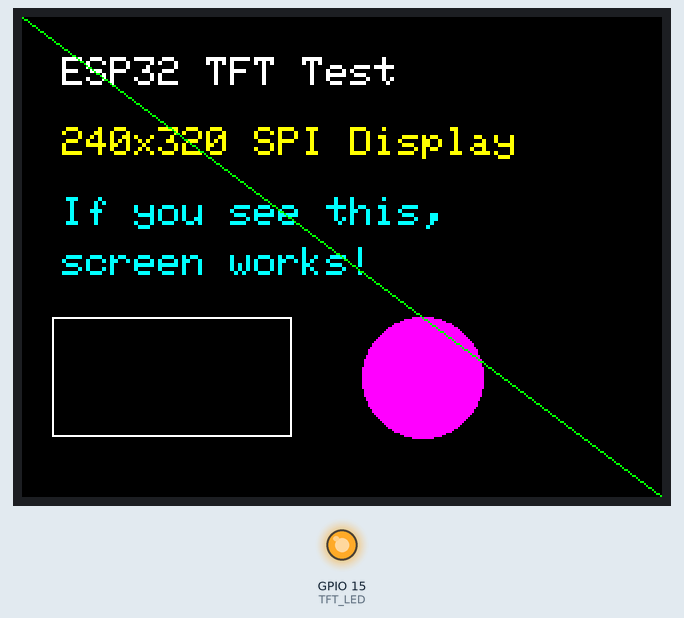
This sketch was run on a simulated ESP32. Parts: 320×240 colour display, output pins drawn as LEDs (lit = HIGH). What the sketch prints to the serial monitor is not drawn.

Above: at 3.0 s.
At 4.63 s:
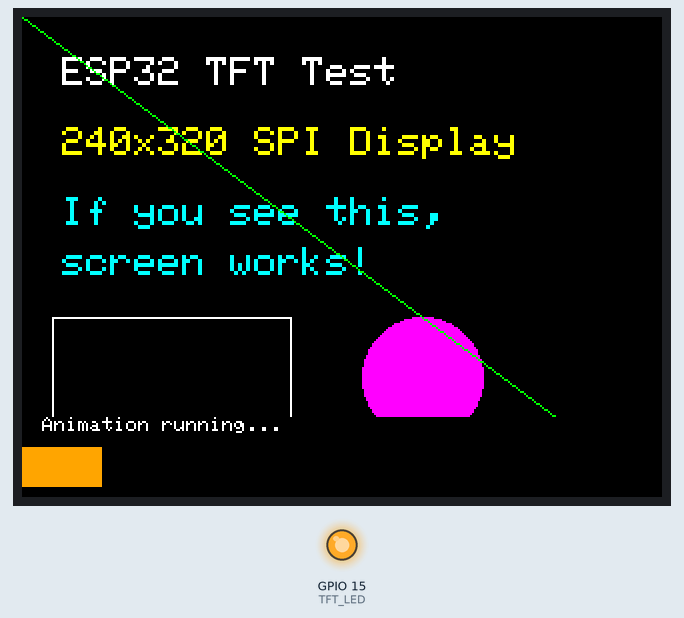
At 8.97 s:
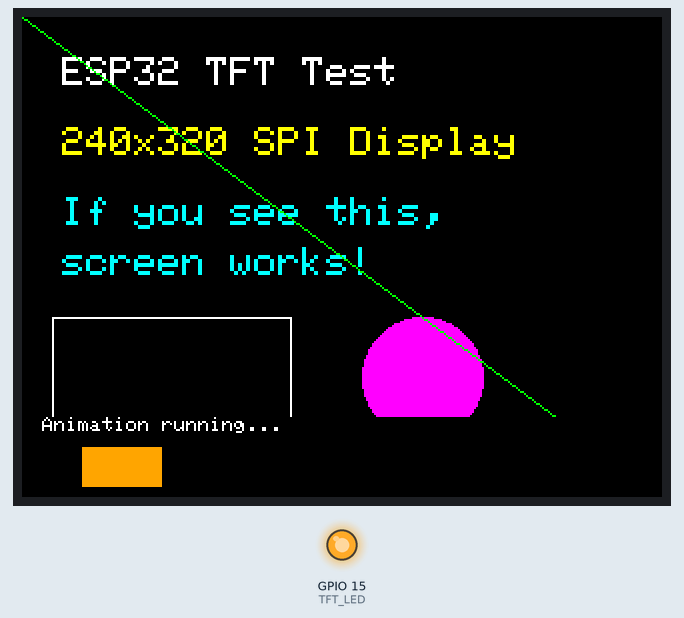
At 13.3 s:
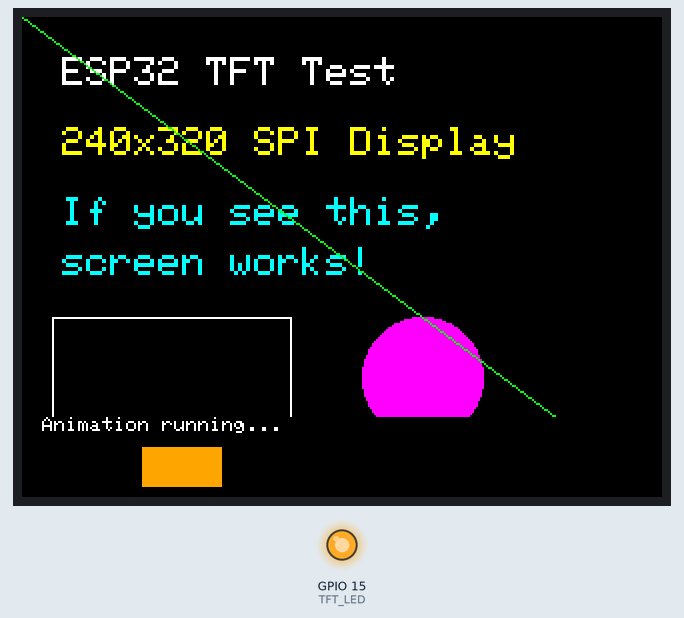
At 21.97 s:
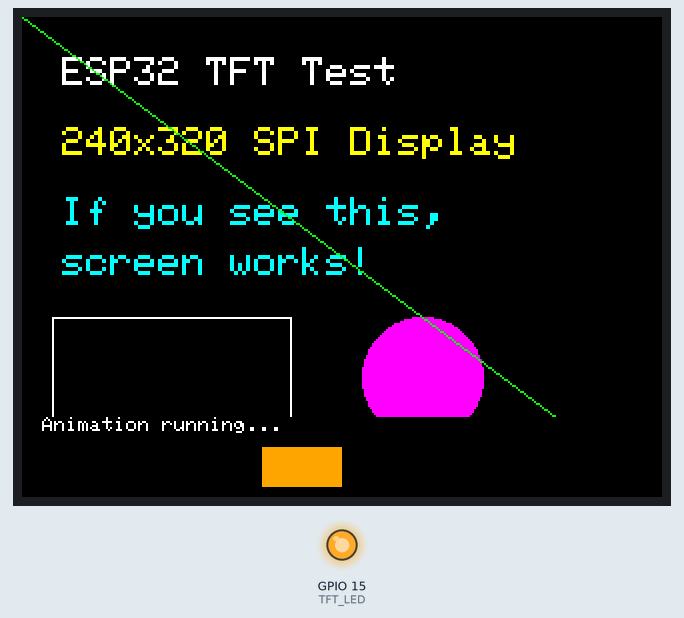
At 39.61 s:
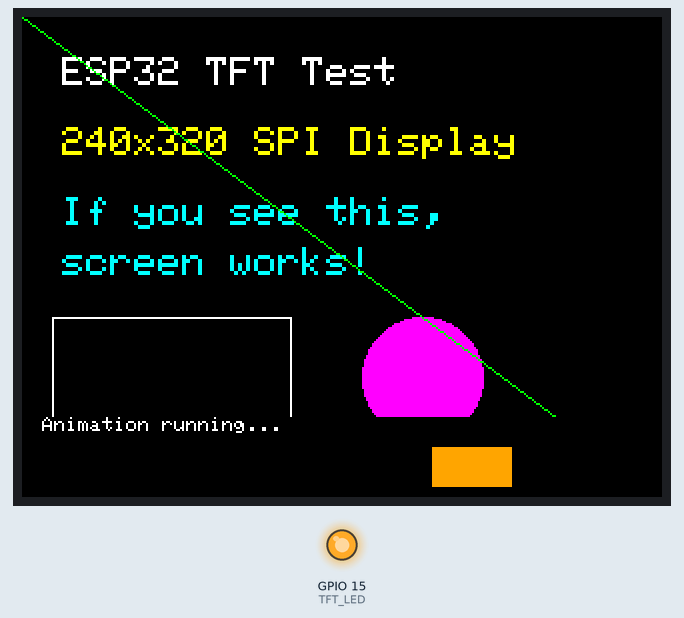

The sketch:

2.8_TFT_Test.ino
```cpp
/*
  ESP32 + 2.8" SPI TFT 240x320 Screen Test
  With TFT LED/backlight controlled by GPIO 15 / D15

  Display pins:
  MISO, LED, SCK, MOSI, DC, RESET, CS, GND, VCC

  Wiring:
  Display VCC   -> ESP32 3V3
  Display GND   -> ESP32 GND
  Display SCK   -> ESP32 GPIO 18
  Display MOSI  -> ESP32 GPIO 23
  Display MISO  -> ESP32 GPIO 19
  Display CS    -> ESP32 GPIO 5
  Display DC    -> ESP32 GPIO 2
  Display RESET -> ESP32 GPIO 4
  Display LED   -> ESP32 GPIO 15 / D15

  Required Libraries:
  - Adafruit GFX Library
  - Adafruit ILI9341
*/

#include <SPI.h>
#include <Adafruit_GFX.h>
#include <Adafruit_ILI9341.h>

// TFT pin definitions
#define TFT_CS    5
#define TFT_DC    2
#define TFT_RST   4
#define TFT_MOSI  23
#define TFT_SCLK  18
#define TFT_MISO  19
#define TFT_LED   15   // Display LED/backlight pin connected to D15/GPIO15

// Create TFT object using hardware SPI
Adafruit_ILI9341 tft = Adafruit_ILI9341(
  TFT_CS,
  TFT_DC,
  TFT_RST
);

void setup() {
  Serial.begin(115200);
  delay(500);

  Serial.println("Starting TFT screen test...");

  // Turn on display backlight
  pinMode(TFT_LED, OUTPUT);
  digitalWrite(TFT_LED, HIGH);   // Most TFT boards use HIGH = backlight ON

  // Start SPI manually for ESP32
  SPI.begin(TFT_SCLK, TFT_MISO, TFT_MOSI, TFT_CS);

  // Start display
  tft.begin();

  // Rotation options:
  // 0 = portrait
  // 1 = landscape
  // 2 = upside-down portrait
  // 3 = upside-down landscape
  tft.setRotation(1);

  // Color test
  tft.fillScreen(ILI9341_RED);
  delay(500);

  tft.fillScreen(ILI9341_GREEN);
  delay(500);

  tft.fillScreen(ILI9341_BLUE);
  delay(500);

  tft.fillScreen(ILI9341_BLACK);
  delay(500);

  // Text test
  tft.setTextColor(ILI9341_WHITE);
  tft.setTextSize(2);
  tft.setCursor(20, 20);
  tft.println("ESP32 TFT Test");

  tft.setTextColor(ILI9341_YELLOW);
  tft.setCursor(20, 55);
  tft.println("240x320 SPI Display");

  tft.setTextColor(ILI9341_CYAN);
  tft.setCursor(20, 90);
  tft.println("If you see this,");
  tft.setCursor(20, 115);
  tft.println("screen works!");

  // Shape test
  tft.drawRect(15, 150, 120, 60, ILI9341_WHITE);
  tft.fillCircle(200, 180, 30, ILI9341_MAGENTA);
  tft.drawLine(0, 0, 319, 239, ILI9341_GREEN);

  delay(1500);
}

void loop() {
  // Moving box animation left to right
  for (int x = 0; x < 260; x += 5) {
    tft.fillRect(0, 200, 320, 40, ILI9341_BLACK);

    tft.setTextColor(ILI9341_WHITE);
    tft.setTextSize(1);
    tft.setCursor(10, 200);
    tft.print("Animation running...");

    tft.fillRect(x, 215, 40, 20, ILI9341_ORANGE);

    delay(30);
  }

  // Moving box animation right to left
  for (int x = 260; x > 0; x -= 5) {
    tft.fillRect(0, 200, 320, 40, ILI9341_BLACK);

    tft.setTextColor(ILI9341_WHITE);
    tft.setTextSize(1);
    tft.setCursor(10, 200);
    tft.print("Animation running...");

    tft.fillRect(x, 215, 40, 20, ILI9341_ORANGE);

    delay(30);
  }
}
```

Measured:
- what the display in image 0 shows lasts 1.5 s, from 3.0 s to 4.5 s
